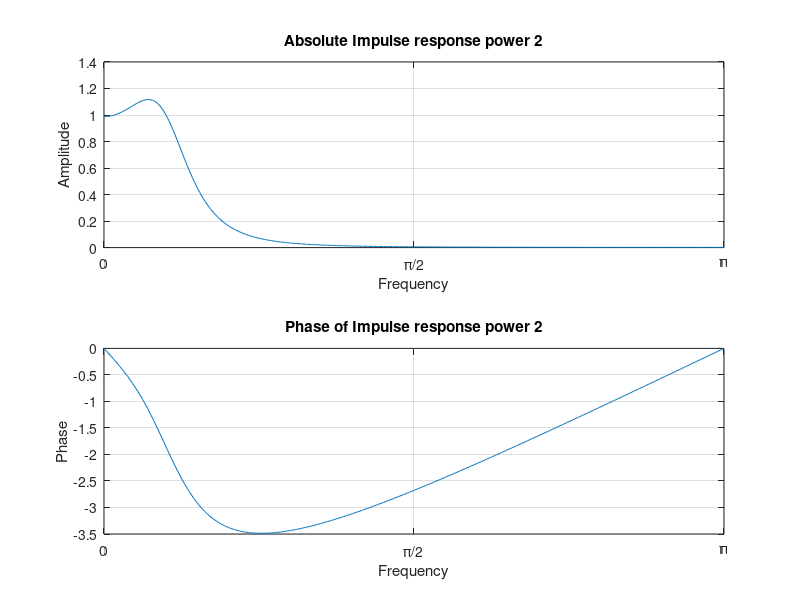
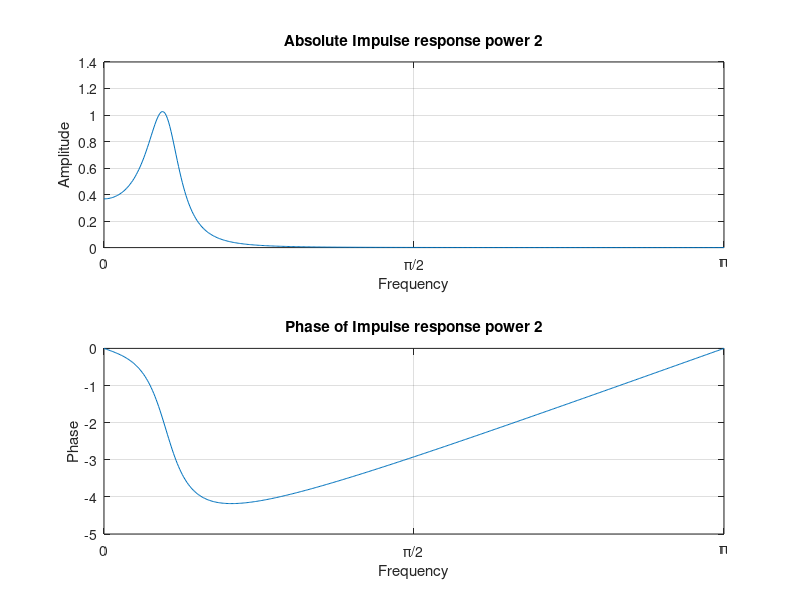
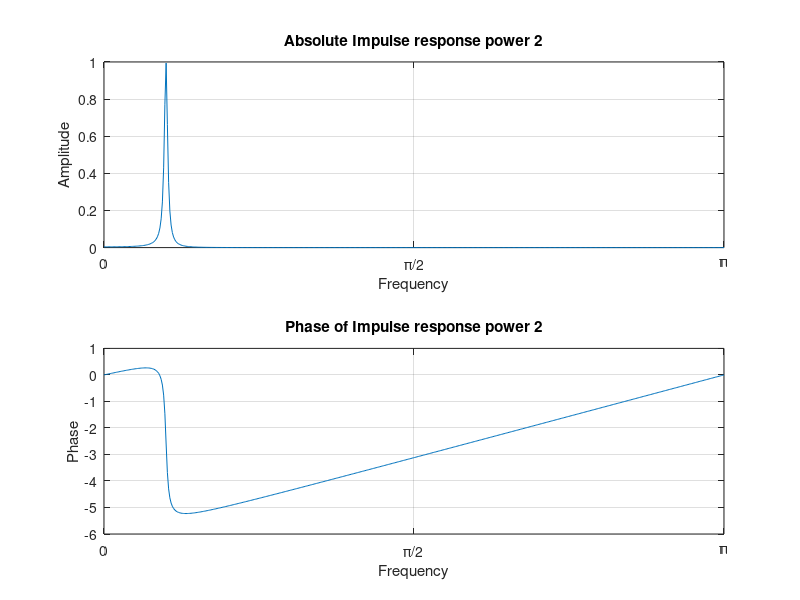
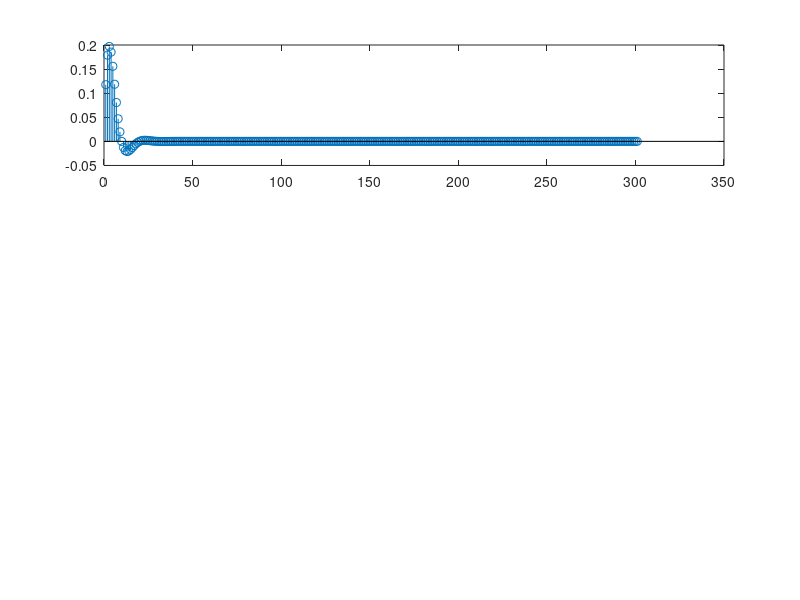

Write the MATLAB code that produced these figures, in order. (Note: this script raises an error after producing the figures.)
%% *Homework3_1 *
%% Clear workspace
close all;
clear;
clc;
%% Programmers
% Mohammad Mahdi Elyasi - 9823007
%
% Moein Nasiri - 9823093
%% Homework1
% Here we want to use diffrential equation and Z-Transform
%
% Here we declare some basic variables
fs = 10000;
f0 = 500;
w0 = 2 * pi * f0 / fs;
R = [0.8 0.9 0.99];
%%%
% Here we want to plot H for different R and see how it
% responds.
for i = 1:3

    G = (1 - R(i)) * (1 - 2 * R(i) * cos(2 * w0) + R(i) ^ 2) ^ (0.5);
    w = linspace(0, pi, 500);
    H = freqz(G, [1 -2 * R(i) * cos(w0) R(i) ^ 2], w);
    figure('Name', 'Impulse Response power 2');
    subplot(2, 1, 1)
    plot(w, abs(H) .^ 2);
    title('Absolute Impulse response power 2');
    xlabel('Frequency');
    ylabel('Amplitude');
    xlim([0 pi]);
    xticks([0, pi / 2, pi]);
    xticklabels({'0', '\pi/2', '\pi'});
    grid on;
    subplot(2, 1, 2)
    plot(w, angle(H) * 2);
    title('Phase of Impulse response power 2');
    xlabel('Frequency');
    ylabel('Phase');
    xlim([0 pi]);
    xticks([0, pi / 2, pi]);
    xticklabels({'0', '\pi/2', '\pi'});
    grid on;
end

%% Homework2
% In this task we want to show how impulse input responds to our filter
% by 3 different methods
%
% Firstly, we declare essential variables
for j = 1:3
    G = (1 - R(j)) * (1 - 2 * R(j) * cos(2 * w0) + R(j) ^ 2) ^ (0.5);
    x = [1 zeros(1, 300)];
    w1 = 0;
    w2 = 0;
    y = zeros(1, 301);
    %%%
    % Here we show output with three different methods for different R and plot them
    for i = 1:301
        y(i) = 2 * R(j) * cos(w0) * w1 -R(j) ^ 2 * w2 + G * x(i);
        w2 = w1;
        w1 = y(i);
    end

    figure('Name', 'Output');
    subplot(3, 1, 1)
    stem(y);
    title(strcat('Diference Equation Output R =', string(R(j))));
    xlabel('Time');
    ylabel('Amplitude');
    grid on;
    subplot(3, 1, 2)
    [h, n] = impz(G, [1 -2 * R(j) * cos(w0) R(j) ^ 2], 301);
    stem(h)
    title(strcat('Impz Output R =', string(R(j))));
    xlabel('Time');
    ylabel('Amplitude');
    grid on;
    subplot(3, 1, 3)
    n = 0:300;
    h = G / sin(w0) * R(j) .^ n .* sin(w0 * n + w0);
    stem(h)
    title(strcat('Direct Computed Output R =', string(R(j))));
    xlabel('Time');
    ylabel('Amplitude');
    grid on;
end

%% Homework3
% As we see R=0.99 filter is similar to our input, but it has delay,
% because our filter(differential) needs to save 4 datas before computing
% the answer

figure('Name', 'Output');
v = 1 * randn(1, 301);
n = 0:300;
x = v + cos(w0 * n);

for j = 1:3
    G = (1 - R(j)) * (1 - 2 * R(j) * cos(2 * w0) + R(j) ^ 2) ^ (0.5);
    w1 = 0;
    w2 = 0;
    y = zeros(1, 301);
    %%%
    % Here we show output by differential equation and plot it
    for i = 1:301
        y(i) = 2 * R(j) * cos(w0) * w1 -R(j) ^ 2 * w2 + G * x(i);
        w2 = w1;
        w1 = y(i);
    end

    subplot(3, 1, j)
    stem(y);
    hold on;
    stem(cos(w0 * n))
    title(strcat('R =', string(R(j))));
    legend('Noise Signal', 'Pure Cosine Signal');
end

%% Homework4
figure('Name', 'Output');
v = 1 * randn(1, 301);
n = 0:300;
x = v;

for j = 1:3
    G = (1 - R(j)) * (1 - 2 * R(j) * cos(2 * w0) + R(j) ^ 2) ^ (0.5);
    w1 = 0;
    w2 = 0;
    y = zeros(1, 301);
    %%%
    % Here we show output by differential equation and plot it
    %
    % * PSD Noise is DC and also PSD for delta func. is DC.
    % * This is one of the reasons the noise after filter is cosine.
    % * Another reason is, this filter is kind of a band-pass filter
    % and lets some frequency pass
    for i = 1:301
        y(i) = 2 * R(j) * cos(w0) * w1 -R(j) ^ 2 * w2 + G * x(i);
        w2 = w1;
        w1 = y(i);
    end

    subplot(3, 2, 2 * j - 1)
    plot(y);
    title(strcat(' After filter R =', string(R(j))));
    hold on;
    grid on;
    subplot(3, 2, 2 * j)
    plot(v)
    title(strcat(' Noise R =', string(R(j))));
    grid on;
end

%% Homework5
% In this homework we want to see how the formula is valid
%
% Our purpose is how variance of noise before and after filtering
% is related to square of filter
v = 1 * randn(1, 1001);
n = 0:1000;
x = v;

for j = 1:3
    G = (1 - R(j)) * (1 - 2 * R(j) * cos(2 * w0) + R(j) ^ 2) ^ (0.5);
    w1 = 0;
    w2 = 0;
    y = zeros(1, 1001);

    for i = 1:1001
        y(i) = 2 * R(j) * cos(w0) * w1 -R(j) ^ 2 * w2 + G * x(i);
        w2 = w1;
        w1 = y(i);
    end

    h = G / sin(w0) * R(j) .^ n .* sin(w0 * n + w0);
    disp(strcat('NRR for R =', string(R(j))))
    disp('Sum of H^2 signal:')
    a = sum(h .^ 2)
    disp(strcat('NRR for R =', string(R(j))))
    disp('Using the variance of signal:')
    va_y = var(y);
    va_x = var(x);
    a = va_y / va_x
    disp(strcat('NRR for R =', string(R(j))))
    disp('Using formula:')
    answer = G ^ 2 / (2 * sin(w0) ^ 2) * ((1 / (1 - R(j) ^ 2) - (cos(2 * w0) - R(j) ^ 2) / (1 - 2 * R(j) ^ 2 * cos(2 * w0) + R(j) ^ 4)))
end
